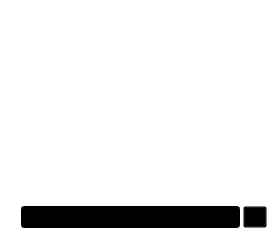
     <widget class="QWidget" name="tab_console">
      <property name="styleSheet">
       <string notr="true">background: transparent;</string>
      </property>
      <attribute name="title">
       <string>&amp;Console</string>
      </attribute>
      <layout class="QVBoxLayout" name="verticalLayout_3">
       <property name="spacing">
        <number>3</number>
       </property>
       <item>
        <widget class="QTextEdit" name="messagesWidget">
         <property name="minimumSize">
          <size>
           <width>0</width>
           <height>100</height>
          </size>
         </property>
         <property name="palette">
          <palette>
           <active>
            <colorrole role="WindowText">
             <brush brushstyle="SolidPattern">
              <color alpha="255">
               <red>255</red>
               <green>255</green>
               <blue>255</blue>
              </color>
             </brush>
            </colorrole>
            <colorrole role="Button">
             <brush brushstyle="SolidPattern">
              <color alpha="0">
               <red>0</red>
               <green>0</green>
               <blue>0</blue>
              </color>
             </brush>
            </colorrole>
            <colorrole role="Light">
             <brush brushstyle="SolidPattern">
              <color alpha="255">
               <red>255</red>
               <green>255</green>
               <blue>255</blue>
              </color>
             </brush>
            </colorrole>
            <colorrole role="Midlight">
             <brush brushstyle="SolidPattern">
              <color alpha="255">
               <red>255</red>
               <green>255</green>
               <blue>255</blue>
              </color>
             </brush>
            </colorrole>
            <colorrole role="Dark">
             <brush brushstyle="SolidPattern">
              <color alpha="255">
               <red>255</red>
               <green>255</green>
               <blue>255</blue>
              </color>
             </brush>
            </colorrole>
            <colorrole role="Mid">
             <brush brushstyle="SolidPattern">
              <color alpha="255">
               <red>255</red>
               <green>255</green>
               <blue>255</blue>
              </color>
             </brush>
            </colorrole>
            <colorrole role="Text">
             <brush brushstyle="SolidPattern">
              <color alpha="255">
               <red>255</red>
               <green>255</green>
               <blue>255</blue>
              </color>
             </brush>
            </colorrole>
            <colorrole role="ButtonText">
             <brush brushstyle="SolidPattern">
              <color alpha="255">
               <red>255</red>
               <green>255</green>
               <blue>255</blue>
              </color>
             </brush>
            </colorrole>
            <colorrole role="Base">
             <brush brushstyle="NoBrush">
              <color alpha="255">
               <red>0</red>
               <green>0</green>
               <blue>0</blue>
              </color>
             </brush>
            </colorrole>
            <colorrole role="Window">
             <brush brushstyle="SolidPattern">
              <color alpha="0">
               <red>0</red>
               <green>0</green>
               <blue>0</blue>
              </color>
             </brush>
            </colorrole>
            <colorrole role="Shadow">
             <brush brushstyle="SolidPattern">
              <color alpha="255">
               <red>255</red>
               <green>255</green>
               <blue>255</blue>
              </color>
             </brush>
            </colorrole>
            <colorrole role="NoRole">
             <brush brushstyle="SolidPattern">
              <color alpha="255">
               <red>255</red>
               <green>255</green>
               <blue>255</blue>
              </color>
             </brush>
            </colorrole>
            <colorrole role="ToolTipBase">
             <brush brushstyle="SolidPattern">
              <color alpha="255">
               <red>138</red>
               <green>138</green>
               <blue>138</blue>
              </color>
             </brush>
            </colorrole>
           </active>
           <inactive>
            <colorrole role="WindowText">
             <brush brushstyle="SolidPattern">
              <color alpha="255">
               <red>255</red>
               <green>255</green>
               <blue>255</blue>
              </color>
             </brush>
            </colorrole>
            <colorrole role="Button">
             <brush brushstyle="SolidPattern">
              <color alpha="0">
               <red>0</red>
               <green>0</green>
               <blue>0</blue>
              </color>
             </brush>
            </colorrole>
            <colorrole role="Light">
             <brush brushstyle="SolidPattern">
              <color alpha="255">
               <red>255</red>
               <green>255</green>
               <blue>255</blue>
              </color>
             </brush>
            </colorrole>
            <colorrole role="Midlight">
             <brush brushstyle="SolidPattern">
              <color alpha="255">
               <red>255</red>
               <green>255</green>
               <blue>255</blue>
              </color>
             </brush>
            </colorrole>
            <colorrole role="Dark">
             <brush brushstyle="SolidPattern">
              <color alpha="255">
               <red>255</red>
               <green>255</green>
               <blue>255</blue>
              </color>
             </brush>
            </colorrole>
            <colorrole role="Mid">
             <brush brushstyle="SolidPattern">
              <color alpha="255">
               <red>255</red>
               <green>255</green>
               <blue>255</blue>
              </color>
             </brush>
            </colorrole>
            <colorrole role="Text">
             <brush brushstyle="SolidPattern">
              <color alpha="255">
               <red>255</red>
               <green>255</green>
               <blue>255</blue>
              </color>
             </brush>
            </colorrole>
            <colorrole role="ButtonText">
             <brush brushstyle="SolidPattern">
              <color alpha="255">
               <red>255</red>
               <green>255</green>
               <blue>255</blue>
              </color>
             </brush>
            </colorrole>
            <colorrole role="Base">
             <brush brushstyle="NoBrush">
              <color alpha="255">
               <red>0</red>
               <green>0</green>
               <blue>0</blue>
              </color>
             </brush>
            </colorrole>
            <colorrole role="Window">
             <brush brushstyle="SolidPattern">
              <color alpha="0">
               <red>0</red>
               <green>0</green>
               <blue>0</blue>
              </color>
             </brush>
            </colorrole>
            <colorrole role="Shadow">
             <brush brushstyle="SolidPattern">
              <color alpha="255">
               <red>255</red>
               <green>255</green>
               <blue>255</blue>
              </color>
             </brush>
            </colorrole>
            <colorrole role="NoRole">
             <brush brushstyle="SolidPattern">
              <color alpha="255">
               <red>255</red>
               <green>255</green>
               <blue>255</blue>
              </color>
             </brush>
            </colorrole>
            <colorrole role="ToolTipBase">
             <brush brushstyle="SolidPattern">
              <color alpha="255">
               <red>138</red>
               <green>138</green>
               <blue>138</blue>
              </color>
             </brush>
            </colorrole>
           </inactive>
           <disabled>
            <colorrole role="WindowText">
             <brush brushstyle="SolidPattern">
              <color alpha="255">
               <red>255</red>
               <green>255</green>
               <blue>255</blue>
              </color>
             </brush>
            </colorrole>
            <colorrole role="Button">
             <brush brushstyle="SolidPattern">
              <color alpha="0">
               <red>0</red>
               <green>0</green>
               <blue>0</blue>
              </color>
             </brush>
            </colorrole>
            <colorrole role="Light">
             <brush brushstyle="SolidPattern">
              <color alpha="255">
               <red>255</red>
               <green>255</green>
               <blue>255</blue>
              </color>
             </brush>
            </colorrole>
            <colorrole role="Midlight">
             <brush brushstyle="SolidPattern">
              <color alpha="255">
               <red>255</red>
               <green>255</green>
               <blue>255</blue>
              </color>
             </brush>
            </colorrole>
            <colorrole role="Dark">
             <brush brushstyle="SolidPattern">
              <color alpha="255">
               <red>255</red>
               <green>255</green>
               <blue>255</blue>
              </color>
             </brush>
            </colorrole>
            <colorrole role="Mid">
             <brush brushstyle="SolidPattern">
              <color alpha="255">
               <red>255</red>
               <green>255</green>
               <blue>255</blue>
              </color>
             </brush>
            </colorrole>
            <colorrole role="Text">
             <brush brushstyle="SolidPattern">
              <color alpha="255">
               <red>255</red>
               <green>255</green>
               <blue>255</blue>
              </color>
             </brush>
            </colorrole>
            <colorrole role="ButtonText">
             <brush brushstyle="SolidPattern">
              <color alpha="255">
               <red>255</red>
               <green>255</green>
               <blue>255</blue>
              </color>
             </brush>
            </colorrole>
            <colorrole role="Base">
             <brush brushstyle="NoBrush">
              <color alpha="255">
               <red>0</red>
               <green>0</green>
               <blue>0</blue>
              </color>
             </brush>
            </colorrole>
            <colorrole role="Window">
             <brush brushstyle="SolidPattern">
              <color alpha="0">
               <red>0</red>
               <green>0</green>
               <blue>0</blue>
              </color>
             </brush>
            </colorrole>
            <colorrole role="Shadow">
             <brush brushstyle="SolidPattern">
              <color alpha="255">
               <red>255</red>
               <green>255</green>
               <blue>255</blue>
              </color>
             </brush>
            </colorrole>
            <colorrole role="NoRole">
             <brush brushstyle="SolidPattern">
              <color alpha="255">
               <red>255</red>
               <green>255</green>
               <blue>255</blue>
              </color>
             </brush>
            </colorrole>
            <colorrole role="ToolTipBase">
             <brush brushstyle="SolidPattern">
              <color alpha="255">
               <red>138</red>
               <green>138</green>
               <blue>138</blue>
              </color>
             </brush>
            </colorrole>
           </disabled>
          </palette>
         </property>
         <property name="autoFillBackground">
          <bool>true</bool>
         </property>
         <property name="styleSheet">
          <string notr="true">color: rgb(255,255,255); background-repeat: none;</string>
         </property>
         <property name="frameShape">
          <enum>QFrame::NoFrame</enum>
         </property>
         <property name="frameShadow">
          <enum>QFrame::Plain</enum>
         </property>
         <property name="readOnly">
          <bool>true</bool>
         </property>
         <property name="tabKeyNavigation" stdset="0">
          <bool>false</bool>
         </property>
         <property name="columnCount" stdset="0">
          <number>2</number>
         </property>
        </widget>
       </item>
       <item>
        <layout class="QHBoxLayout" name="horizontalLayout">
         <property name="spacing">
          <number>3</number>
         </property>
         <item>
          <widget class="QLabel" name="label">
           <property name="palette">
            <palette>
             <active>
              <colorrole role="WindowText">
               <brush brushstyle="SolidPattern">
                <color alpha="255">
                 <red>255</red>
                 <green>255</green>
                 <blue>255</blue>
                </color>
               </brush>
              </colorrole>
              <colorrole role="Button">
               <brush brushstyle="SolidPattern">
                <color alpha="0">
                 <red>0</red>
                 <green>0</green>
                 <blue>0</blue>
                </color>
               </brush>
              </colorrole>
              <colorrole role="Text">
               <brush brushstyle="SolidPattern">
                <color alpha="255">
                 <red>255</red>
                 <green>255</green>
                 <blue>255</blue>
                </color>
               </brush>
              </colorrole>
              <colorrole role="Base">
               <brush brushstyle="SolidPattern">
                <color alpha="0">
                 <red>0</red>
                 <green>0</green>
                 <blue>0</blue>
                </color>
               </brush>
              </colorrole>
              <colorrole role="Window">
               <brush brushstyle="SolidPattern">
                <color alpha="0">
                 <red>0</red>
                 <green>0</green>
                 <blue>0</blue>
                </color>
               </brush>
              </colorrole>
             </active>
             <inactive>
              <colorrole role="WindowText">
               <brush brushstyle="SolidPattern">
                <color alpha="255">
                 <red>255</red>
                 <green>255</green>
                 <blue>255</blue>
                </color>
               </brush>
              </colorrole>
              <colorrole role="Button">
               <brush brushstyle="SolidPattern">
                <color alpha="0">
                 <red>0</red>
                 <green>0</green>
                 <blue>0</blue>
                </color>
               </brush>
              </colorrole>
              <colorrole role="Text">
               <brush brushstyle="SolidPattern">
                <color alpha="255">
                 <red>255</red>
                 <green>255</green>
                 <blue>255</blue>
                </color>
               </brush>
              </colorrole>
              <colorrole role="Base">
               <brush brushstyle="SolidPattern">
                <color alpha="0">
                 <red>0</red>
                 <green>0</green>
                 <blue>0</blue>
                </color>
               </brush>
              </colorrole>
              <colorrole role="Window">
               <brush brushstyle="SolidPattern">
                <color alpha="0">
                 <red>0</red>
                 <green>0</green>
                 <blue>0</blue>
                </color>
               </brush>
              </colorrole>
             </inactive>
             <disabled>
              <colorrole role="WindowText">
               <brush brushstyle="SolidPattern">
                <color alpha="255">
                 <red>69</red>
                 <green>69</green>
                 <blue>69</blue>
                </color>
               </brush>
              </colorrole>
              <colorrole role="Button">
               <brush brushstyle="SolidPattern">
                <color alpha="0">
                 <red>0</red>
                 <green>0</green>
                 <blue>0</blue>
                </color>
               </brush>
              </colorrole>
              <colorrole role="Text">
               <brush brushstyle="SolidPattern">
                <color alpha="255">
                 <red>69</red>
                 <green>69</green>
                 <blue>69</blue>
                </color>
               </brush>
              </colorrole>
              <colorrole role="Base">
               <brush brushstyle="SolidPattern">
                <color alpha="0">
                 <red>0</red>
                 <green>0</green>
                 <blue>0</blue>
                </color>
               </brush>
              </colorrole>
              <colorrole role="Window">
               <brush brushstyle="SolidPattern">
                <color alpha="0">
                 <red>0</red>
                 <green>0</green>
                 <blue>0</blue>
                </color>
               </brush>
              </colorrole>
             </disabled>
            </palette>
           </property>
           <property name="autoFillBackground">
            <bool>false</bool>
           </property>
           <property name="text">
            <string notr="true">&gt;</string>
           </property>
          </widget>
         </item>
         <item>
          <widget class="QLineEdit" name="lineEdit">
           <property name="palette">
            <palette>
             <active>
              <colorrole role="WindowText">
               <brush brushstyle="SolidPattern">
                <color alpha="255">
                 <red>255</red>
                 <green>255</green>
                 <blue>255</blue>
                </color>
               </brush>
              </colorrole>
              <colorrole role="Button">
               <brush brushstyle="SolidPattern">
                <color alpha="255">
                 <red>0</red>
                 <green>0</green>
                 <blue>0</blue>
                </color>
               </brush>
              </colorrole>
              <colorrole role="Text">
               <brush brushstyle="SolidPattern">
                <color alpha="255">
                 <red>255</red>
                 <green>255</green>
                 <blue>255</blue>
                </color>
               </brush>
              </colorrole>
              <colorrole role="ButtonText">
               <brush brushstyle="SolidPattern">
                <color alpha="255">
                 <red>255</red>
                 <green>255</green>
                 <blue>255</blue>
                </color>
               </brush>
              </colorrole>
              <colorrole role="Base">
               <brush brushstyle="SolidPattern">
                <color alpha="255">
                 <red>0</red>
                 <green>0</green>
                 <blue>0</blue>
                </color>
               </brush>
              </colorrole>
              <colorrole role="Window">
               <brush brushstyle="SolidPattern">
                <color alpha="255">
                 <red>0</red>
                 <green>0</green>
                 <blue>0</blue>
                </color>
               </brush>
              </colorrole>
              <colorrole role="AlternateBase">
               <brush brushstyle="SolidPattern">
                <color alpha="255">
                 <red>138</red>
                 <green>138</green>
                 <blue>138</blue>
                </color>
               </brush>
              </colorrole>
             </active>
             <inactive>
              <colorrole role="WindowText">
               <brush brushstyle="SolidPattern">
                <color alpha="255">
                 <red>255</red>
                 <green>255</green>
                 <blue>255</blue>
                </color>
               </brush>
              </colorrole>
              <colorrole role="Button">
               <brush brushstyle="SolidPattern">
                <color alpha="255">
                 <red>0</red>
                 <green>0</green>
                 <blue>0</blue>
                </color>
               </brush>
              </colorrole>
              <colorrole role="Text">
               <brush brushstyle="SolidPattern">
                <color alpha="255">
                 <red>255</red>
                 <green>255</green>
                 <blue>255</blue>
                </color>
               </brush>
              </colorrole>
              <colorrole role="ButtonText">
               <brush brushstyle="SolidPattern">
                <color alpha="255">
                 <red>255</red>
                 <green>255</green>
                 <blue>255</blue>
                </color>
               </brush>
              </colorrole>
              <colorrole role="Base">
               <brush brushstyle="SolidPattern">
                <color alpha="255">
                 <red>0</red>
                 <green>0</green>
                 <blue>0</blue>
                </color>
               </brush>
              </colorrole>
              <colorrole role="Window">
               <brush brushstyle="SolidPattern">
                <color alpha="255">
                 <red>0</red>
                 <green>0</green>
                 <blue>0</blue>
                </color>
               </brush>
              </colorrole>
              <colorrole role="AlternateBase">
               <brush brushstyle="SolidPattern">
                <color alpha="255">
                 <red>138</red>
                 <green>138</green>
                 <blue>138</blue>
                </color>
               </brush>
              </colorrole>
             </inactive>
             <disabled>
              <colorrole role="WindowText">
               <brush brushstyle="SolidPattern">
                <color alpha="255">
                 <red>255</red>
                 <green>255</green>
                 <blue>255</blue>
                </color>
               </brush>
              </colorrole>
              <colorrole role="Button">
               <brush brushstyle="SolidPattern">
                <color alpha="255">
                 <red>0</red>
                 <green>0</green>
                 <blue>0</blue>
                </color>
               </brush>
              </colorrole>
              <colorrole role="Text">
               <brush brushstyle="SolidPattern">
                <color alpha="255">
                 <red>255</red>
                 <green>255</green>
                 <blue>255</blue>
                </color>
               </brush>
              </colorrole>
              <colorrole role="ButtonText">
               <brush brushstyle="SolidPattern">
                <color alpha="255">
                 <red>255</red>
                 <green>255</green>
                 <blue>255</blue>
                </color>
               </brush>
              </colorrole>
              <colorrole role="Base">
               <brush brushstyle="SolidPattern">
                <color alpha="255">
                 <red>0</red>
                 <green>0</green>
                 <blue>0</blue>
                </color>
               </brush>
              </colorrole>
              <colorrole role="Window">
               <brush brushstyle="SolidPattern">
                <color alpha="255">
                 <red>0</red>
                 <green>0</green>
                 <blue>0</blue>
                </color>
               </brush>
              </colorrole>
              <colorrole role="AlternateBase">
               <brush brushstyle="SolidPattern">
                <color alpha="255">
                 <red>138</red>
                 <green>138</green>
                 <blue>138</blue>
                </color>
               </brush>
              </colorrole>
             </disabled>
            </palette>
           </property>
           <property name="focusPolicy">
            <enum>Qt::NoFocus</enum>
           </property>
           <property name="autoFillBackground">
            <bool>false</bool>
           </property>
           <property name="styleSheet">
            <string notr="true">background-color: rgb(0,0,0); color: rgb(255,255,255);</string>
           </property>
          </widget>
         </item>
         <item>
          <widget class="QPushButton" name="clearButton">
           <property name="maximumSize">
            <size>
             <width>24</width>
             <height>24</height>
            </size>
           </property>
           <property name="toolTip">
            <string>Clear console</string>
           </property>
           <property name="autoFillBackground">
            <bool>false</bool>
           </property>
           <property name="text">
            <string/>
           </property>
           <property name="icon">
            <iconset resource="../bitcoin.qrc">
             <normaloff>:/icons/remove</normaloff>:/icons/remove</iconset>
           </property>
           <property name="shortcut">
            <string notr="true">Ctrl+L</string>
           </property>
           <property name="autoDefault">
            <bool>false</bool>
           </property>
          </widget>
         </item>
        </layout>
       </item>
      </layout>
     </widget>
